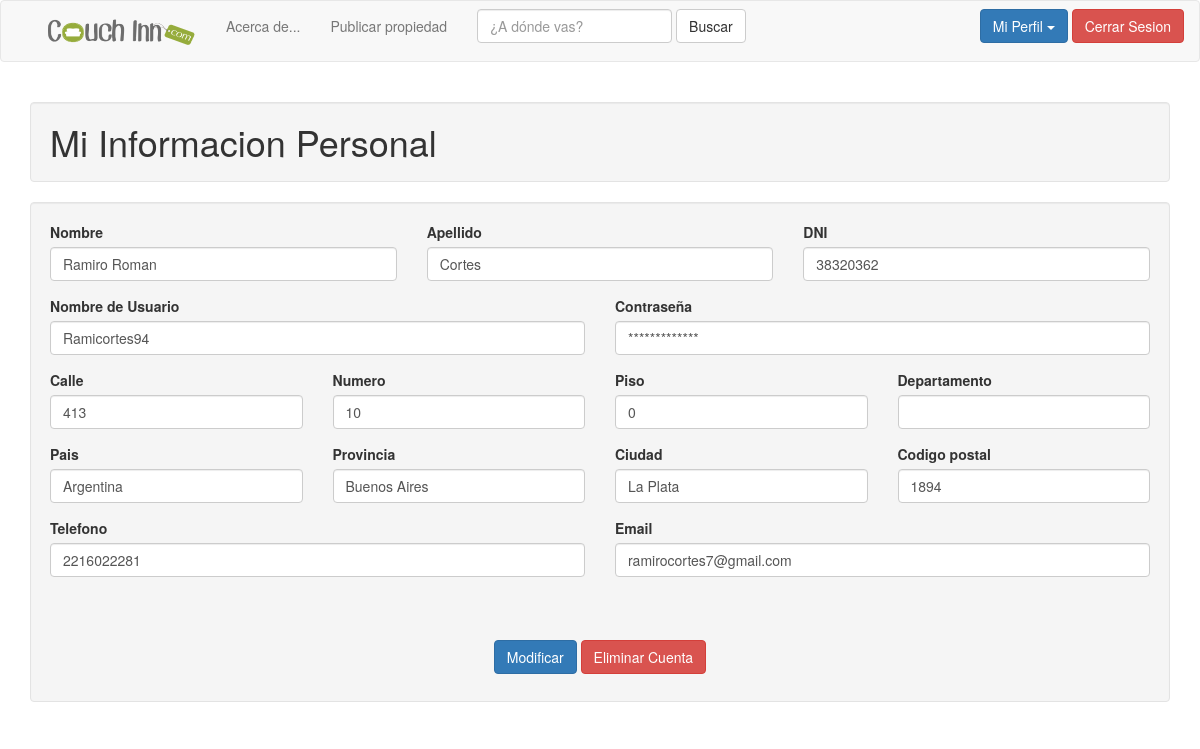
Page /user_data_list.php (signed in) on the committed database.
### tables this page shows
CREATE TABLE `usuario` (
  `id_usuario` int(11) NOT NULL,
  `nombre_usuario` varchar(24) NOT NULL,
  `contrasena` varchar(16) NOT NULL,
  `nombre` varchar(100) NOT NULL,
  `apellido` varchar(100) NOT NULL,
  `rol` int(1) NOT NULL DEFAULT '1',
  `dni` int(8) NOT NULL,
  `id_ubicacion` int(11) NOT NULL,
  `email` varchar(100) NOT NULL,
  `telefono` varchar(100) NOT NULL
);

CREATE TABLE `ubicacion` (
  `id_ubicacion` int(11) NOT NULL,
  `calle` varchar(100) NOT NULL,
  `numero` int(11) NOT NULL,
  `piso` int(11) NOT NULL,
  `departamento` varchar(100) NOT NULL,
  `pais` varchar(100) NOT NULL,
  `provincia` varchar(100) NOT NULL,
  `ciudad` varchar(100) NOT NULL,
  `codigo_postal` int(11) NOT NULL
);

### web/user_data_list.php (the view, shortened to what this page needs)
<!DOCTYPE html>
<html lang="en">
  	<head>
	    <link href="css/bootstrap.min.css" rel="stylesheet" media="screen">
  	</head>
  	<body>
    	<?php
			$result = mysql_query("SELECT * FROM usuario WHERE id_usuario = '$_SESSION[id_usuario]'");
			$usuario = mysql_fetch_array($result);
			$result2 = mysql_query("SELECT * FROM ubicacion WHERE id_ubicacion = '$usuario[id_ubicacion]'");
			$usuario_ubicacion = mysql_fetch_array($result2);
	    ?>
	    <div class="container">
	    	<h1 class="well">Mi Informacion Personal</h1>
			<div class="col-lg-12 well">
				<div class="row">
					<form name="form1" method="post" action="user_data_modify.php" onsubmit="return confirmar()">
						<div class="col-sm-12">
							<div class="row">
								<div class="col-sm-4 form-group">
									<label>Nombre</label>
									<span id="nombre" class="form-control"> <?php echo $usuario['nombre'];?>  </span>
								</div>
								<div class="col-sm-4 form-group">
									<label>Apellido</label>
									<span id="nombre" class="form-control"> <?php echo $usuario['apellido'];?> </span>
								</div>
								<div class="col-sm-4 form-group">
									<label>DNI</label>
									<span id="nombre" class="form-control"> <?php echo $usuario["dni"];?> </span>
								</div>
							</div>
							<div class="row">
								<div class="col-sm-6 form-group">
									<label>Nombre de Usuario</label>
									<span id="nombre" class="form-control"> <?php echo $usuario["nombre_usuario"];?> </span>
								</div>
								<div class="col-sm-6 form-group">
									<label>Contraseña</label>
									<span id="nombre" class="form-control"> ************* </span>
								</div>
							</div>
							<div class="row">
								<div class="col-sm-3 form-group">
									<label>Calle</label>
									<span id="nombre" class="form-control"> <?php echo $usuario_ubicacion["calle"];?> </span>
								</div>
								<div class="col-sm-3 form-group">
									<label>Numero</label>
									<span id="nombre" class="form-control"> <?php echo $usuario_ubicacion["numero"];?> </span>
								</div>
								<div class="col-sm-3 form-group">
									<label>Piso</label>
									<span id="nombre" class="form-control"> <?php echo $usuario_ubicacion["piso"];?> </span>
								</div>
								<div class="col-sm-3 form-group">
									<label>Departamento</label>
									<span id="nombre" class="form-control"> <?php echo $usuario_ubicacion["departamento"];?> </span>
								</div>
							</div>
							<div class="row">
								<div class="col-sm-3 form-group">
									<label>Pais</label>
									<span id="nombre" class="form-control"> <?php echo $usuario_ubicacion["pais"];?> </span>
								</div>
								<div class="col-sm-3 form-group">
									<label>Provincia</label>
									<span id="nombre" class="form-control"> <?php echo $usuario_ubicacion["provincia"];?> </span>
								</div>
								<div class="col-sm-3 form-group">
									<label>Ciudad</label>
									<span id="nombre" class="form-control"> <?php echo $usuario_ubicacion["ciudad"];?> </span>
								</div>
								<div class="col-sm-3 form-group">
									<label>Codigo postal</label>
									<span id="nombre" class="form-control"> <?php echo $usuario_ubicacion["codigo_postal"];?> </span>
								</div>
							</div>
							<div class="row">
								<div class="col-sm-6 form-group">
									<label>Telefono</label>
									<span id="nombre" class="form-control"> <?php echo $usuario["telefono"];?> </span>
								</div>
								<div class="col-sm-6 form-group">
									<label>Email</label>
									<span id="nombre" class="form-control"> <?php echo $usuario["email"];?> </span>
								</div>
							</div>
						<br></br>
						<div align="center">
							<button type="submit" class="btn btn-primary navbar-btn">Modificar</button>
							<a type="submit" class="btn btn-danger navbar-btn" href= user_delete.php onclick="return confirm('Esta seguro que desea eliminar su cuenta de forma permanente?')">Eliminar Cuenta</a>
						</div>
						</div>
					</form>
					</div>
		</div>
		</div>
  </body>
</html>

### rows in the picture
usuario: nombre "Ramiro Roman", apellido "Cortes", dni "38320362", nombre_usuario "Ramicortes94", telefono "2216022281", email "ramirocortes7@gmail.com"
ubicacion: calle "413", numero "10", piso "0", pais "Argentina", provincia "Buenos Aires", ciudad "La Plata", codigo_postal "1894"
